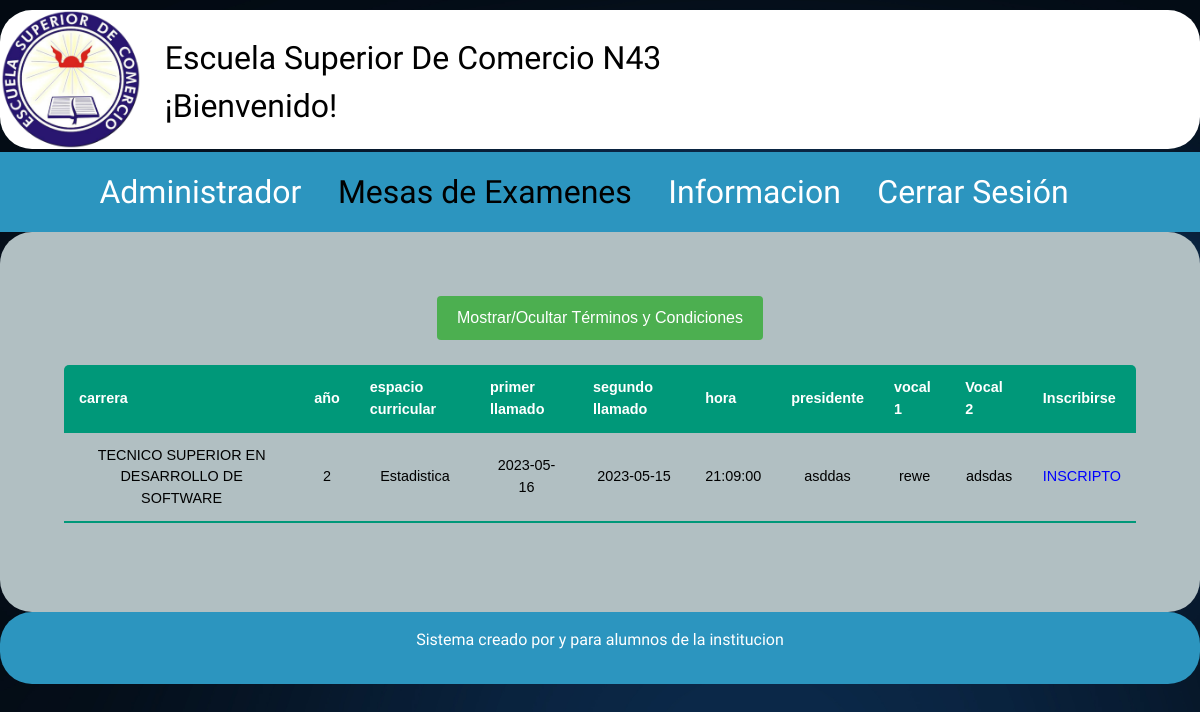
Page /carreras.php (signed in) on the committed database.
### tables this page shows
CREATE TABLE IF NOT EXISTS `examenes` (
  `id_examenes` int(11) NOT NULL AUTO_INCREMENT,
  `carrera` int(11) NOT NULL DEFAULT 0,
  `anio` int(11) NOT NULL DEFAULT 0,
  `espacio_curricular` int(11) NOT NULL DEFAULT 0,
  `llamado_1` date NOT NULL,
  `llamado_2` date NOT NULL,
  `hora` time NOT NULL,
  `presidente` varchar(50) NOT NULL DEFAULT '',
  `vocal_1` varchar(50) NOT NULL DEFAULT '',
  `vocal_2` varchar(50) NOT NULL DEFAULT '',
  PRIMARY KEY (`id_examenes`) USING BTREE
);

CREATE TABLE IF NOT EXISTS `carreras` (
  `id_carreras` int(11) NOT NULL AUTO_INCREMENT,
  `nombre` varchar(50) DEFAULT NULL,
  PRIMARY KEY (`id_carreras`) USING BTREE
);

CREATE TABLE IF NOT EXISTS `mat` (
  `id_mat` int(11) DEFAULT NULL,
  `descrip_mat` varchar(50) DEFAULT NULL,
  `anio_mat` int(11) DEFAULT NULL,
  `carrera_mat` int(11) DEFAULT NULL
);

### carreras.php (the view, shortened to what this page needs)
<?php
$var= $_SESSION['user'];
   $conex = mysqli_connect("localhost","root","","proyecto_db");
        $asd = $conex->query( "SELECT carrera, id, nombre, apellido, fk_rol from usuarios where username='$var'");
        while($rowens = $asd->fetch_array()){
        $idalumno = $rowens['id'];
        $carreraalumno = $rowens['carrera'];
        $cateUser = $rowens['fk_rol'];
             }
?>
<!DOCTYPE html>
<html lang="en">
  <head>
    <link rel="stylesheet" href="css/normalize.css">
    <link rel="stylesheet" href="css/style.css">
    <link rel="stylesheet" href="css/tabla.css">
    <link rel="stylesheet" href="https://cdn.jsdelivr.net/npm/bootstrap@4.0.0/dist/css/bootstrap.min.css">
    <link href="https://cdn.jsdelivr.net/npm/select2@4.1.0-rc.0/dist/css/select2.min.css" rel="stylesheet" />
</head>
<body>
<header class="header">
  <div>
    <div class="header__logo">
      <a href="#">
        <img src="img/Escuela.png" alt="logotipo">
          </a>
    </div>
    </div>
    <div class="esc">Escuela Superior De Comercio N43 <br>
        ¡Bienvenido!
      </div>
</header>
<nav class="navegacion">
  <?php
    if($cateUser == 0){
    ?>
    <a class="navegacion__enlace" href="admin/propiedades/admin.php">Administrador</a>
  <?php
   }
   ?>
  <a class="navegacion__enlace navegacion__enlace--activo" href="carreras.php">Mesas de Examenes</a>
  <a class="navegacion__enlace" href="informacion.php">Informacion</a>
  <a class="navegacion__enlace" href="cerrarSession.php">Cerrar Sesión</a>
  </nav>
  <div class="carrera">
  <div class="mb-3">
    <table class="content-table">
    <thead>
    <tr>
      <th>carrera</th>
      <th>año</th>
      <th>espacio curricular</th>
      <th>primer llamado</th>
      <th>segundo llamado</th>
      <th>hora</th>
      <th>presidente</th>
      <th>vocal 1</th>
      <th>Vocal 2</th>
      <th>Inscribirse</th>
    </tr>
    </thead>
  <?php
  $sql="SELECT e.id_examenes as idExamen,carrera,
  anio,m.descrip_mat,
  llamado_1,llamado_2,hora,
  presidente,vocal_1,vocal_2,
  nombre from examenes e
  LEFT JOIN mat m ON m.id_mat = e.espacio_curricular
  left join carreras c on c.id_carreras = e.carrera
  where e.carrera = '$carreraalumno'";
  $result=mysqli_query($conex,$sql);
  while($mostrar=mysqli_fetch_array($result)){
  $id_examen = $mostrar['idExamen'];
  $inscripto = "SELECT COUNT(id_inscripcion_alumno) as num_insc FROM inscripcion_alumno WHERE id_alumno = $idalumno
  AND id_examen = $id_examen ";
  $btninsc=mysqli_query($conex,$inscripto);
  while($mostrarboton=mysqli_fetch_array($btninsc)){
  $num_insc = $mostrarboton['num_insc'];
  }
  ?>
<head>
</head>
<body>
    <button id="toggleButton" onclick="toggleTerms()">Mostrar/Ocultar Términos y Condiciones</button>
<tbody>
<tr>
    <td><?php echo $mostrar['nombre']?></td>
    <td><?php echo $mostrar['anio']?></td>
    <td><?php echo $mostrar['descrip_mat']?></td>
    <td><?php echo $mostrar['llamado_1']?></td>
    <td><?php echo $mostrar['llamado_2']?></td>
    <td><?php echo $mostrar['hora']?></td>
    <td><?php echo $mostrar['presidente']?></td>
    <td><?php echo $mostrar['vocal_1']?></td>
    <td><?php echo $mostrar['vocal_2']?></td>
    <td>
    <?php
    if ($num_insc < 1) {
    ?>
      <button type="button" class="cuatri1" data-toggle="modal" data-target="#ventana<?php
      echo $mostrar['idExamen'];
      ?>">
        Inscribirse
    <?php
      }
      else
      {
        echo "<font color=\"BLUE\">INSCRIPTO</font>";
      }
  ?>  </button></td>
</tr>
</tbody>
  <?php
  }
  ?>
</table>
  </div>
  </div>
  <?php
  include 'includes/footer.php';
    ?>
</body>
</html>

### css/style.css (style rules this page uses)
:root { --primario: #b1bfc2; --primarioOscuro: #2c95bf; --secundario: #b11111; --secundarioOscuro: rgb(233,287,2); --blanco: #FFF; --negro: #000; --fuentePrincipal: 'Staatliches', cursive; }
html { box-sizing: border-box; }
*, *::before, *::after { box-sizing: inherit; }
body { background-image: url(../img/index.jpg); background-repeat: no-repeat; background-size: cover; font-size: 1.6rem; line-height: 1.5; padding-bottom: 2rem; min-height: 100vh; }
a { text-decoration: none; }
img { width: 100%; }
.header { display: flex; margin: 0 auto; margin-top: 0.6rem; margin-bottom: 0.2rem; background-color: var(--blanco); border-style: none; border-radius: 2rem; }
.header__logo { display: block; height: auto; width: auto; max-width: 160px; }
.navegacion { display: block; justify-content: space-between; flex-direction: column; background-color: var(--primarioOscuro); padding: 1rem; text-align: center; margin: 0 auto; text-decoration: none; }
@media (min-width: 768px) { .navegacion { flex-direction: row; } }
.esc { display: block; justify-content: left; padding-left: 2%; padding-top: 2%; width: 100%; font-family: var(--fuentePrincipal); font-size: 1.5rem; color: #000000; }
@media (min-width: 540px) { .esc { font-size: 2rem; } }
.navegacion__enlace { font-family: var(--fuentePrincipal); color: var(--blanco); font-size: 2rem; margin-right: 2rem; text-decoration: none; }
@media (min-width: 768px) { .navegacion__enlace { width: fit-content; } }
.navegacion__enlace--activo, .navegacion__enlace:hover { color: var(--negro) }
.carrera { display: block; background-color: var(--primario); font-family: Arial, Helvetica, sans-serif; text-align: center; align-items: fit-content; padding: 4rem; margin: 0 auto; border-radius: 2rem; }
.carrera { justify-content: center; }

### css/tabla.css (style rules this page uses)
.content-table { display: block; border-collapse: collapse; margin: 25px 0; font-size: 0.9em; min-width: 400px; border-radius: 5px 5px 0 0; overflow: hidden; }
@media (min-width: 480px) { .content-table { display: block; overflow-x: auto; } }
.content-table thead tr { background-color: #009879; color: #ffffff; text-align: left; font-weight: bold; }
.content-table th, .content-table td { padding: 12px 15px; }
.content-table tbody tr { border-bottom: 1px soild #dddddd; color: #000; }
.content-table tbody tr:last-of-type { border-bottom: 2px solid #009879; }

### carreras.php (style rules this page uses)
#toggleButton { background-color: #4CAF50; color: white; padding: 10px 20px; border: none; border-radius: 4px; cursor: pointer; }

### rows in the picture
examenes: carreras.nombre "TECNICO SUPERIOR EN DESARROLLO DE SOFTWARE", anio "2", mat.descrip_mat "Estadistica", llamado_1 "2023-05-16", llamado_2 "2023-05-15", hora "21:09:00", presidente "asddas", vocal_1 "rewe", vocal_2 "adsdas"
